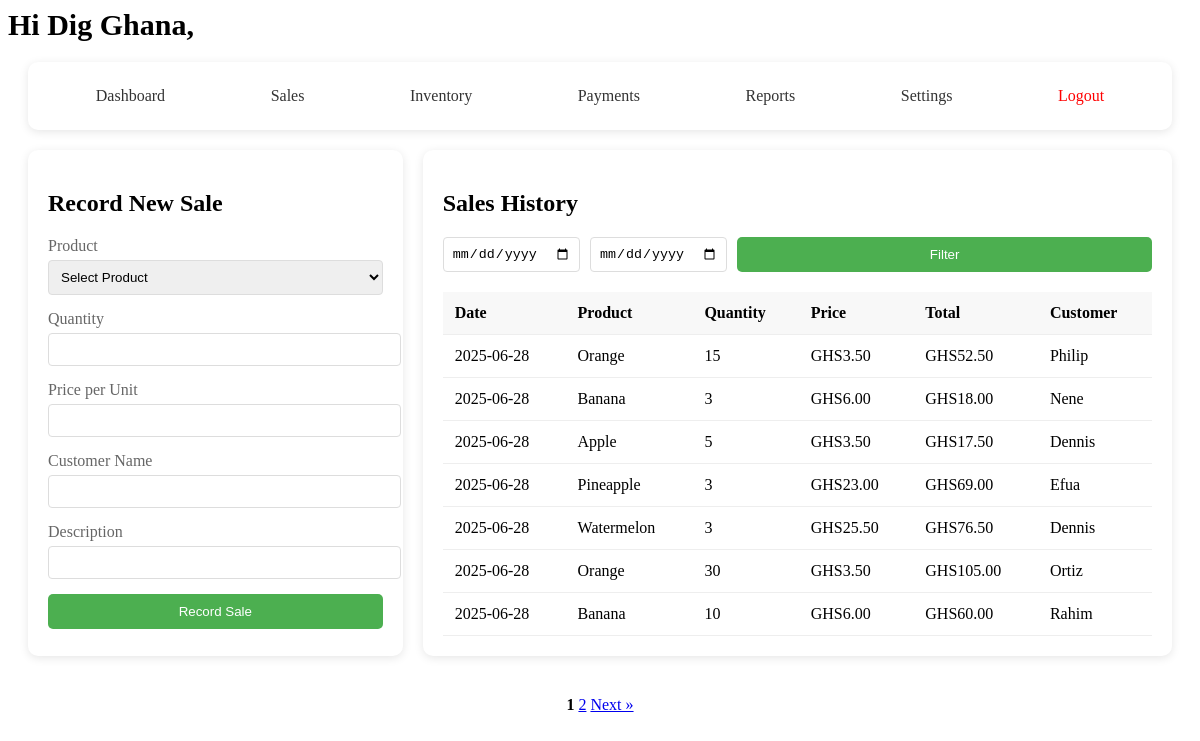
The app's page /sales (signed in), older data.
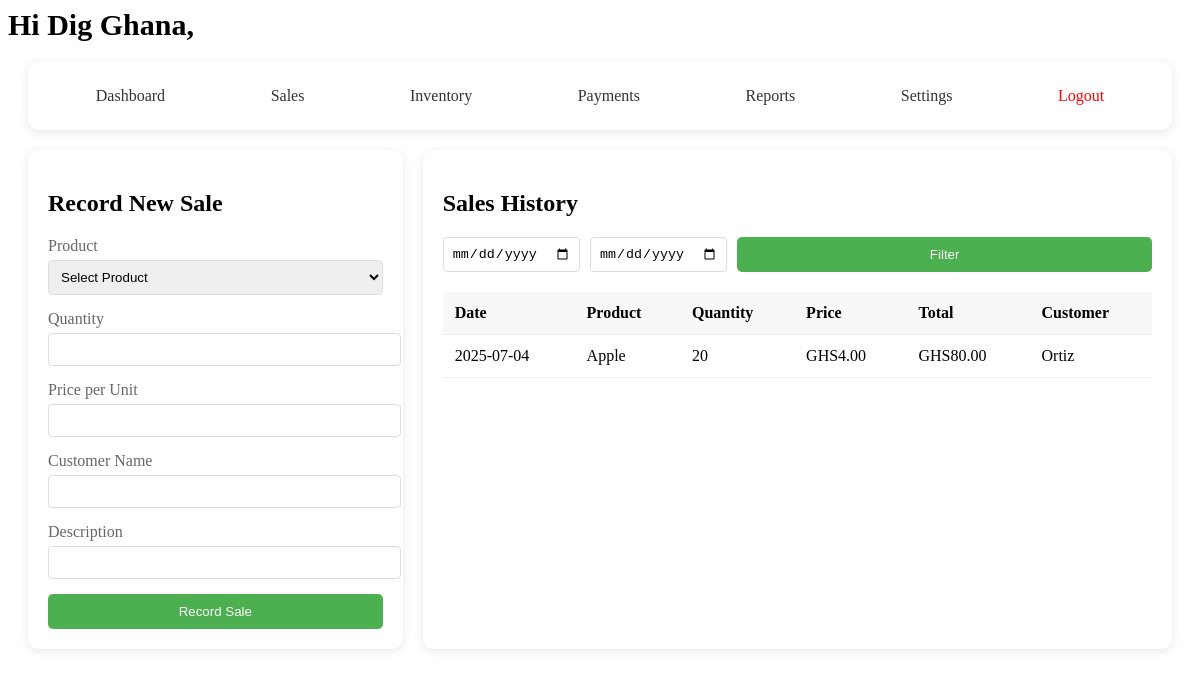
The same page, newer data.
### models/sale.py (models this page shows, shortened)
class Sale(db.Model):
    __tablename__ = 'sales'
    id = db.Column(db.Integer, primary_key=True)
    quantity = db.Column(db.Integer, nullable=False)
    price = db.Column(db.Float, nullable=False)  # Selling price at time of sale
    profit = db.Column(db.Float)  # Calculated profit (price - cost_price) * quantity
    customer = db.Column(db.String(100))
    description = db.Column(db.String(200))
    date = db.Column(db.DateTime, default=datetime.utcnow)
    user_id = db.Column(db.Integer, db.ForeignKey('users.id'), nullable=False)
    product_id = db.Column(db.Integer, db.ForeignKey('products.id'), nullable=False)
    @property
    def total_amount(self):
        return self.quantity * self.price

### models/product.py (models this page shows, shortened)
class Product(db.Model):
    __tablename__ = 'products'
    id = db.Column(db.Integer, primary_key=True)
    name = db.Column(db.String(100), nullable=False, unique=True)
    quantity = db.Column(db.Integer, default=0)
    cost_price = db.Column(db.Float, nullable=False)
    selling_price = db.Column(db.Float, nullable=False)
    profit_margin = db.Column(db.Float)
    min_stock_level = db.Column(db.Integer, default=10)
    created_at = db.Column(db.DateTime, default=datetime.utcnow)
    updated_at = db.Column(db.DateTime, default=datetime.utcnow, onupdate=datetime.utcnow)
    price = db.Column(db.Float)
    user_id = db.Column(db.Integer, db.ForeignKey('users.id'), nullable=False)
    sales = db.relationship('Sale', backref='product', lazy=True, cascade='all, delete-orphan')
    payment_records = db.relationship('Payment', backref='product', lazy=True)  # renamed from 'payments'
    costs = db.relationship('ProductCost', backref='product', lazy=True)

### models/user.py (models this page shows, shortened)
class User(UserMixin, db.Model):
    __tablename__ = 'users'
    id = db.Column(db.Integer, primary_key=True)
    business_name = db.Column(db.String(100))
    name = db.Column(db.String(100), nullable=False)
    email = db.Column(db.String(120), unique=True, nullable=False)
    password_hash = db.Column(db.String(200))
    created_at = db.Column(db.DateTime, default=datetime.utcnow)
    currency_code = db.Column(db.String(5), default='GHS')  # e.g., 'GHS', 'USD', etc.
    logo_path = db.Column(db.String(255))
    products = db.relationship('Product', backref='user', lazy=True, cascade='all, delete-orphan')
    sales = db.relationship('Sale', backref='user', lazy=True, cascade='all, delete-orphan')
    payments = db.relationship('Payment', backref='user', lazy=True, cascade='all, delete-orphan')

### app.py (the view, shortened to what this page needs)
@app.route('/sales', methods=['GET', 'POST'])
def sales():
    if 'user_id' not in session:
        return redirect(url_for('login'))
    start = request.args.get('start')
    end = request.args.get('end')
    sales_query = Sale.query.filter_by(user_id=session['user_id'])
    sales_query = sales_query.order_by(Sale.date.desc())
    page = request.args.get('page', 1, type=int)
    per_page = 7
    pagination = sales_query.paginate(page=page, per_page=per_page, error_out=False)
    products = Product.query.filter_by(user_id=session['user_id']).all()
    return render_template('sales.html',
        sales=pagination.items,
        pagination=pagination,
        products=products
    )

### app.py (called while the page is built)
@app.template_filter('currency')
def format_currency_filter(value, currency=None):
    if not value:
        return ''
    if not currency:
        currency = getattr(current_user, 'currency_code', 'GHS')  # ✅ Correct field
    try:
        return format_currency(value, currency, locale='en')
    except:
        return f"{currency} {value:,.2f}"

@app.before_request
def load_user():
    if 'user_id' in session:
        g.user = db.session.get(User, session['user_id'])

@login_manager.user_loader
def load_user(user_id):
    return User.query.get(int(user_id))  # assuming you're using SQLAlchemy and User has an id

@app.context_processor
def inject_user():
    return dict(current_user=current_user)

### templates/sales.html (shortened to what the changed rows need)
<!DOCTYPE html>
<html lang="en">
<head>
    <link rel="stylesheet" href="{{ url_for('static', filename='css/sales.css') }}">
</head>
<body>
    <div class="sales-container">
        <div class="sales-grid">
            <div class="new-sale-form">
                <h2>Record New Sale</h2>
            </div>
            <div class="sales-history">
                <h2>Sales History</h2>
                {% if sales %}
                    <table class="sales-table">
                    <thead>
                        <tr>
                            <th>Date</th>
                            <th>Product</th>
                            <th>Quantity</th>
                            <th>Price</th>
                            <th>Total</th>
                            <th>Customer</th>
                        </tr>
                    </thead>
                    <tbody id="sales-table-body">
                        {% for sale in sales %}
                        <tr>
                            <td>{{ sale.date.strftime('%Y-%m-%d') }}</td>
                            <td>{{ sale.product.name }}</td>
                            <td>{{ sale.quantity }}</td>
                            <td>{{ sale.price |currency }}</td>
                            <td>{{ sale.total_amount|currency }}</td>
                            <td>{{ sale.customer or 'N/A' }}</td>
                        </tr>
                        {% endfor %}
                    </tbody>
                </table>
                {% else %}
                    <p>No sales to display.</p>
                {% endif %}
            </div>
        </div>
    </div>
    {% if pagination %}
      <div class="pagination" style="text-align: center; margin-top: 20px;">
        {% if pagination.pages > 1 %}
          {% for p in pagination.iter_pages(left_edge=1, right_edge=1, left_current=1, right_current=1) %}
            {% if p %}
              {% if p == pagination.page %}
                <strong>{{ p }}</strong>
              {% else %}
                <a href="{{ url_for('sales', page=p) }}">{{ p }}</a>
              {% endif %}
            {% else %}
              …
            {% endif %}
          {% endfor %}
          {% if pagination.has_next %}
            <a href="{{ url_for('sales', page=pagination.next_num) }}">Next »</a>
          {% endif %}
        {% endif %}
    </div>
  {% endif %}
</body>
</html>

Row changes from the older to the newer data that the page shows:
removed Sale: date "2025-06-28", product.name "Orange", quantity "15", price "GHS3.50", total_amount "GHS52.50", customer "Philip"
removed Sale: date "2025-06-28", product.name "Banana", quantity "3", price "GHS6.00", total_amount "GHS18.00", customer "Nene"
removed Sale: date "2025-06-28", product.name "Apple", quantity "5", price "GHS3.50", total_amount "GHS17.50", customer "Dennis"
removed Sale: date "2025-06-28", product.name "Pineapple", quantity "3", price "GHS23.00", total_amount "GHS69.00", customer "Efua"
removed Sale: date "2025-06-28", product.name "Watermelon", quantity "3", price "GHS25.50", total_amount "GHS76.50", customer "Dennis"
removed Sale: date "2025-06-28", product.name "Orange", quantity "30", price "GHS3.50", total_amount "GHS105.00", customer "Ortiz"
removed Sale: date "2025-06-28", product.name "Banana", quantity "10", price "GHS6.00", total_amount "GHS60.00", customer "Rahim"
now on this page (row edited): Sale: date "2025-07-04", product.name "Apple", quantity "20", price "GHS4.00", total_amount "GHS80.00", customer "Ortiz"
Text that changed along with them:
list line gone: "1"
list line gone: "2"
text no longer shown: "Next »"
